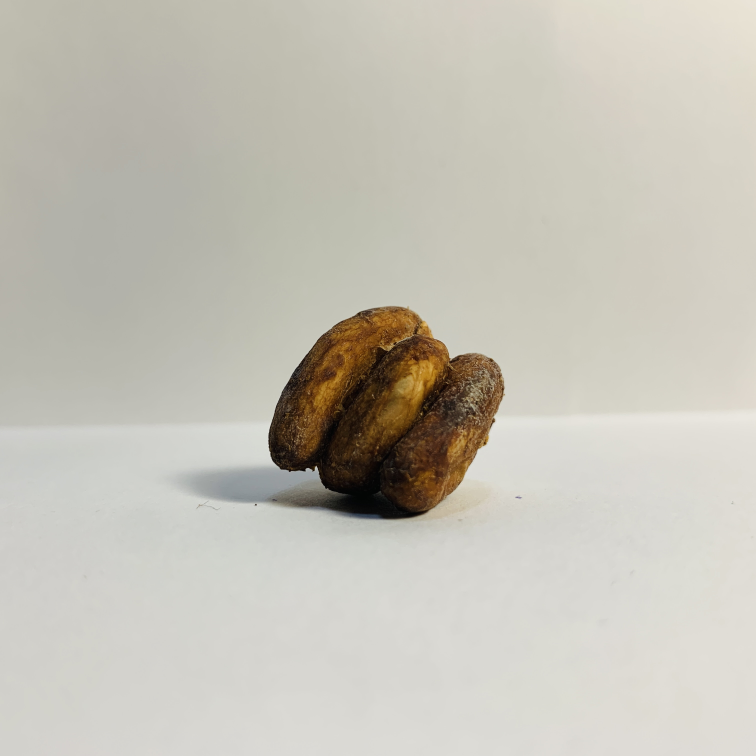
#> input picture iiimg/linked_bean/430.jpg, 3024 x 3024 px (shown at 1/4 size)
$ python OpenCV_structure_darkedge.py
#> lines starting #> are read from the running program, lines starting #| are printed output that depends on the picture; after the words box and inside, x2 and y2 are one past the last pixel; in counts of white or black regions, pixels touching at a corner belong together
import cv2 as cv
import numpy as np


img = cv.imread("iiimg/linked_bean/430.jpg")
#> img is the input picture: shape (3024, 3024, 3); mean B, G, R 183.5, 193.8, 196.8

img = cv.resize(img, (1064, 1064))
#> img: shape (1064, 1064, 3)
cv.imshow("Cats", img)

#img = cv.resize(img, (1064, 1064))
blank = np.zeros(img.shape, dtype="uint8")
gray = cv.cvtColor(img, cv.COLOR_BGR2GRAY)
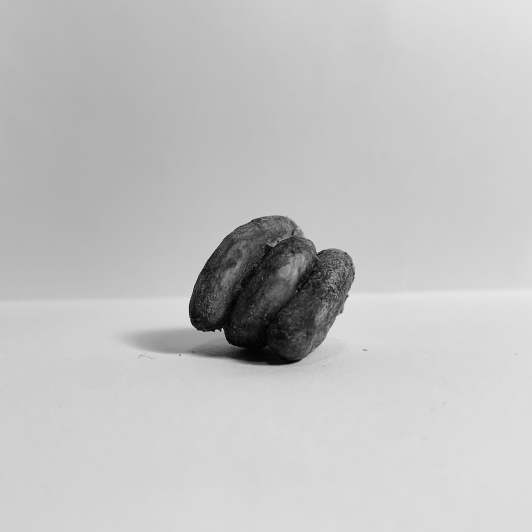
#> gray: shape (1064, 1064) (shown at 1/2 size); min 1, max 231, mean 193.5
blur = cv.GaussianBlur(gray, (5,5), cv.BORDER_DEFAULT)
#blur = cv.medianBlur(gray, 5)
thed = cv.adaptiveThreshold(blur, 255, cv.ADAPTIVE_THRESH_GAUSSIAN_C,\
    cv.THRESH_BINARY, 11, 2)
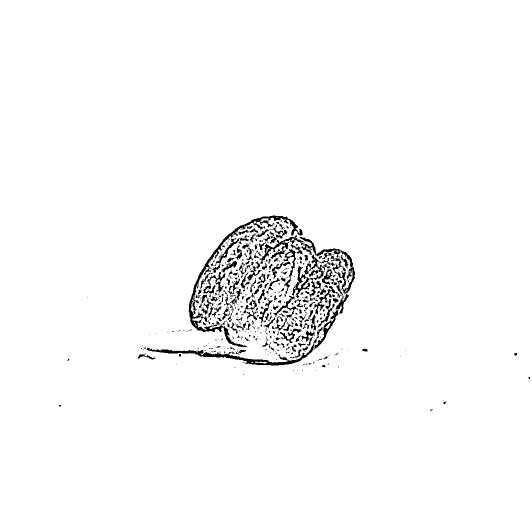
#> thed: shape (1064, 1064) (shown at 1/2 size); 97.7% white; 573 black regions (416 under 20 px), largest, box (x1, y1, x2, y2) and area: (377, 431, 606, 694) 3607, (293, 620, 677, 731) 2940, (599, 474, 710, 627) 2061
#ret, thed = cv.threshold(blur,0,255,cv.THRESH_OTSU)
cv.imshow("Cats", thed)

canny = cv.Canny(thed, 0,255)
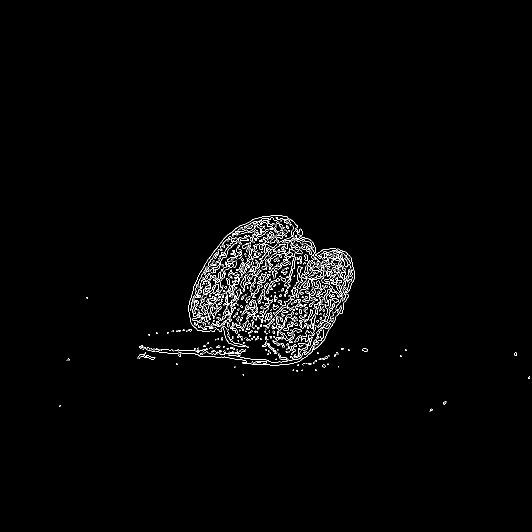
#> canny: shape (1064, 1064) (shown at 1/2 size); 1.4% white in thin lines or dots, all inside (x1, y1, x2, y2) = (118, 430, 1060, 823)

contours, hierarchies = cv.findContours(canny, cv.RETR_LIST, cv.CHAIN_APPROX_SIMPLE)
#> contours = 1172 contours, 1097 with area under 20; largest, box (x1, y1, x2, y2) and area: (635, 598, 669, 655) 103, (681, 506, 697, 535) 92, (686, 517, 697, 534) 84, (566, 648, 586, 662) 84, (566, 648, 586, 662) 80
# 計算總共有幾個輪廓 contours
print(f"{len(contours)} contour(s) found!")
#| 1172 contour(s) found!
# 畫出當前所有的 contours
cv.drawContours(img, contours, -1, (255,0,0), 1)
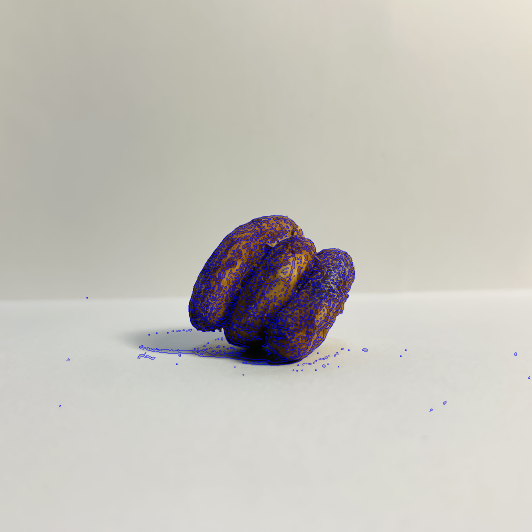
#> img: shape (1064, 1064, 3) (shown at 1/2 size); mean B, G, R 186.6, 192.8, 195.5
cv.imshow("Contours Drawn on img", img)
# 標示 contours
cv.drawContours(blank, contours, -1, (0,255,0), 1)
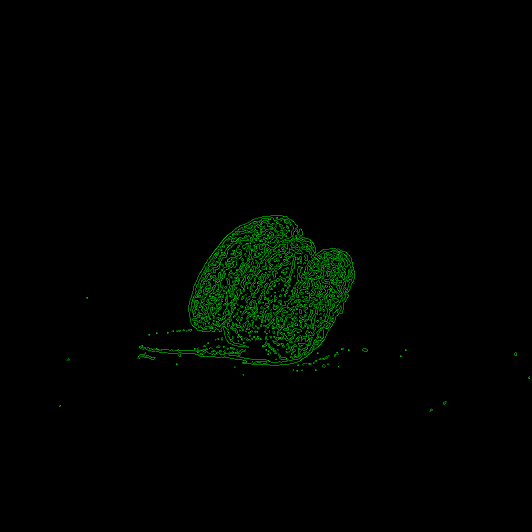
#> blank: shape (1064, 1064, 3) (shown at 1/2 size); mean of channels 0, 1, 2 0, 3.7, 0; drawn as B, G, R
cv.imshow("Contours Drawn on blank", blank)
cv.waitKey(0)
